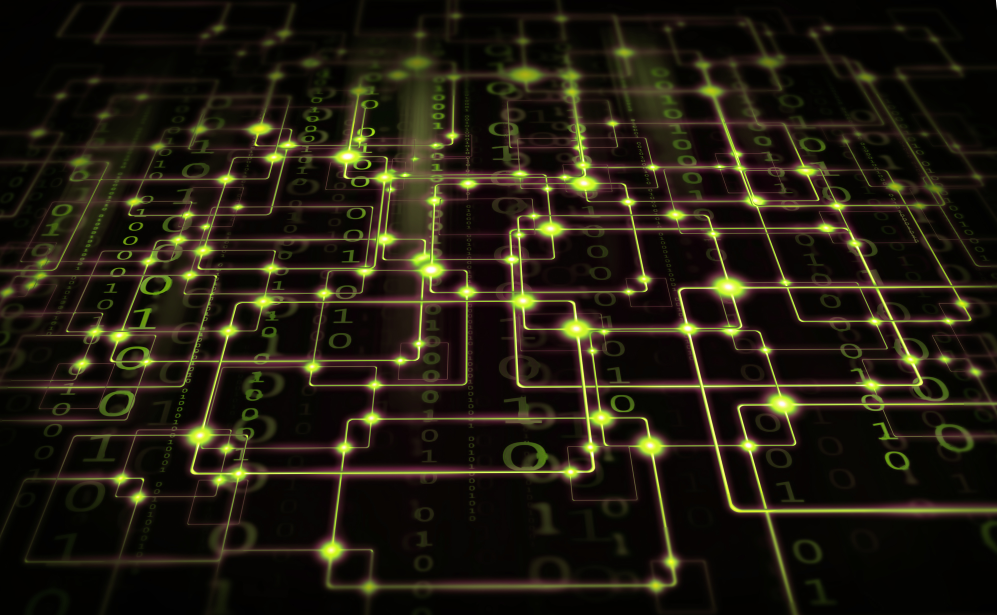
#> input picture essential_libraries/Pillow/ImagesArchive/Connections.jpeg, 3988 x 2460 px (shown at 1/4 size)
$ python transforms_finished.py
#> lines starting #> are read from the running program, lines starting #| are printed output that depends on the picture
# Example file for Python Essential Libraries course by Joe Marini
# demonstrates image transformations using the Pillow library
from PIL import Image, ImageFilter, ImageOps

# TODO: use the crop function to crop an image
infile = "ImagesArchive/Connections.jpeg"
with Image.open(infile) as img:
    # calculate the middle part
#> img is the input picture: PIL image 3988x2460 RGB; mean R, G, B 33.7, 28.4, 15.8
    midx = img.width / 2
#> midx = 1994
    midy = img.height / 2
#> midy = 1230
    croparea = (midy-400, midx-250, midy+400, midx+250)
#> croparea = (830, 1744, 1630, 2244)
    cropimg = img.crop(croparea)
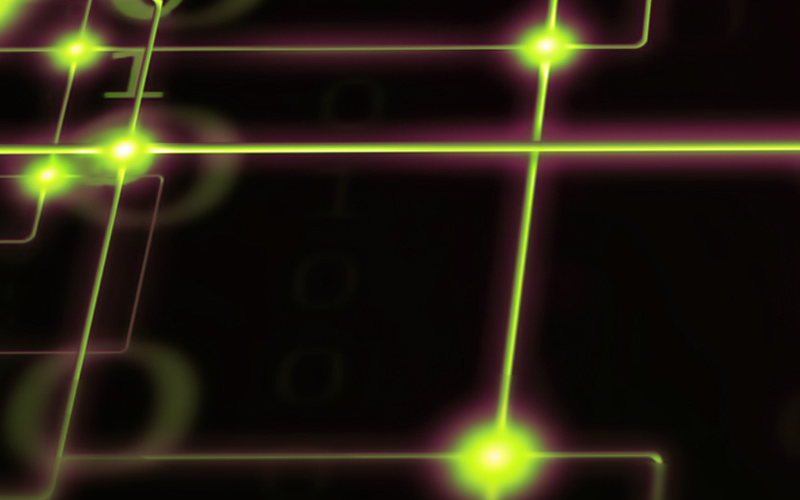
#> cropimg: PIL image 800x500 RGB; mean R, G, B 37.5, 30, 17.8
    cropimg.show()

# [20 lines of commented-out code are left out]

$ run again, with essential_libraries/Pillow/ImagesArchive/BlueDigital.jpeg copied over essential_libraries/Pillow/ImagesArchive/Connections.jpeg
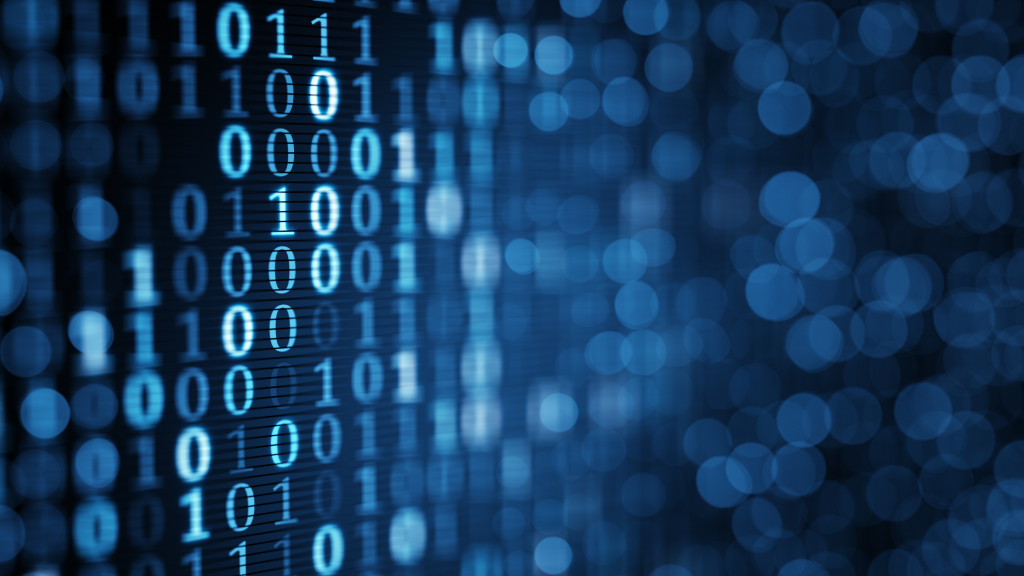
#> input picture essential_libraries/Pillow/ImagesArchive/BlueDigital.jpeg, 4096 x 2304 px (shown at 1/4 size)
#> img is the input picture: PIL image 4096x2304 RGB; mean R, G, B 19.9, 57, 93.1
#> `cropimg = img.crop(croparea)`:
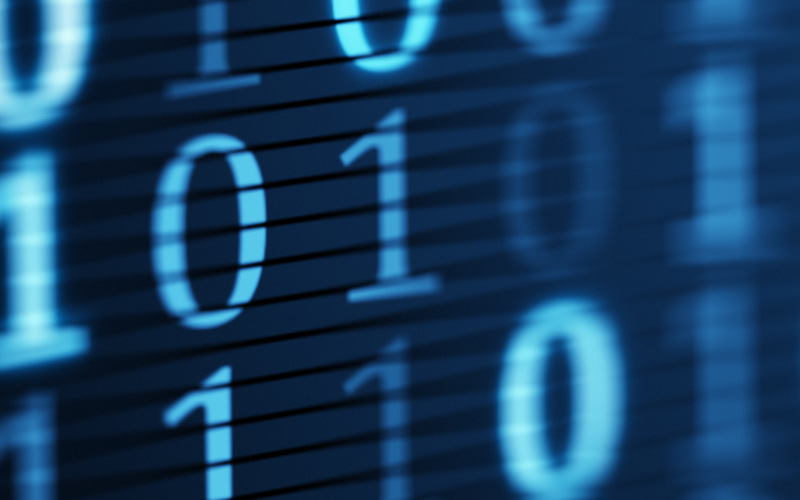
#> cropimg: PIL image 800x500 RGB; mean R, G, B 23.2, 63.9, 99.1
